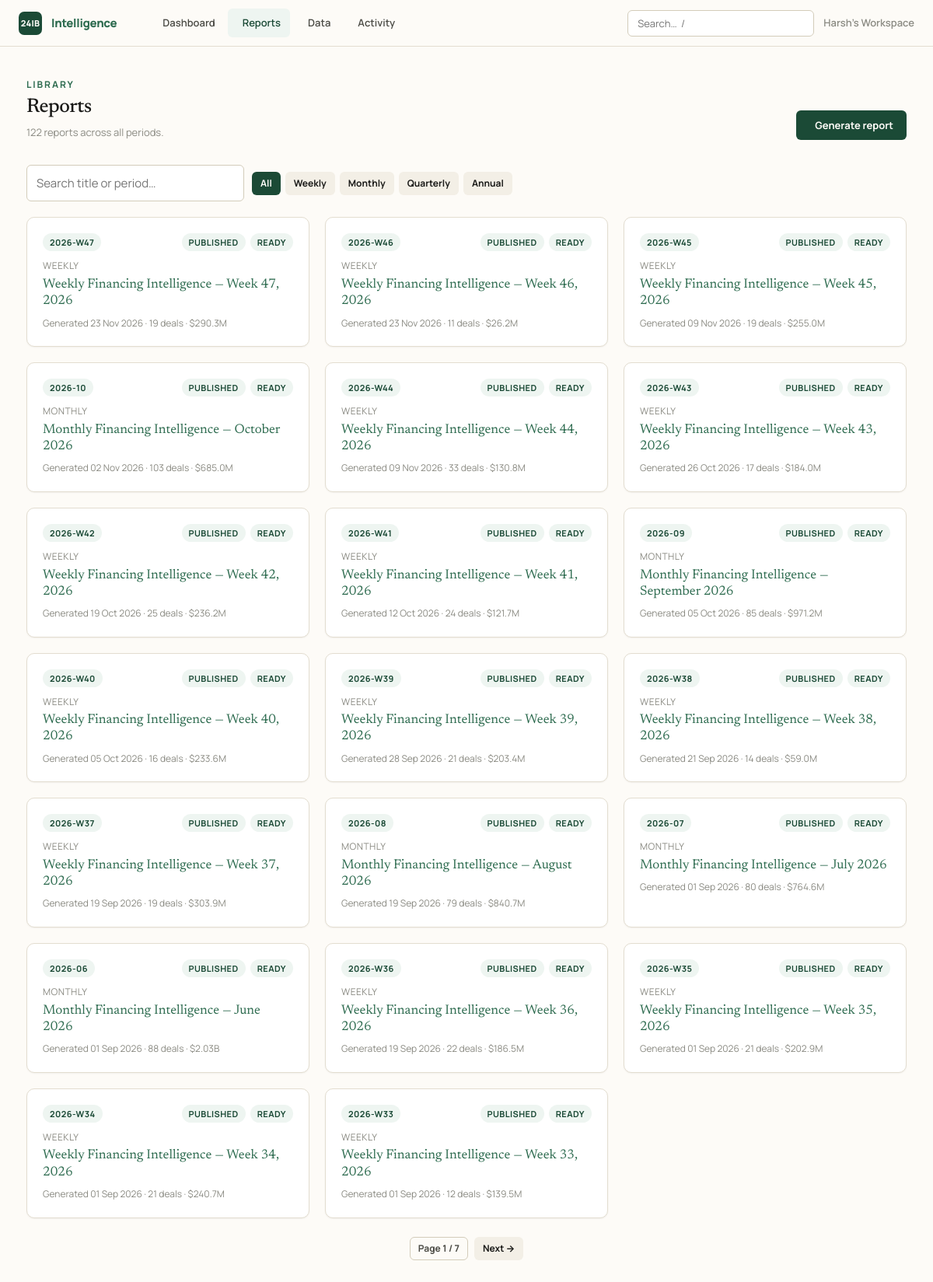
The page /reports/ on the database its author committed.
### intelligence/models.py (models this page shows, shortened)
class Organization(db.Model):
    __tablename__ = "organizations"
    id: Mapped[int] = mapped_column(primary_key=True)
    name: Mapped[str] = mapped_column(String(160), nullable=False)
    slug: Mapped[str] = mapped_column(String(80), unique=True, nullable=False)
    created_at: Mapped[datetime] = mapped_column(DateTime, default=_utcnow)
    deals: Mapped[list["FundingDeal"]] = relationship(back_populates="organization", cascade="all, delete-orphan")
    reports: Mapped[list["Report"]] = relationship(back_populates="organization", cascade="all, delete-orphan")
    api_keys: Mapped[list["ApiKey"]] = relationship(back_populates="organization", cascade="all, delete-orphan")

class Report(db.Model):
    __tablename__ = "reports"
    id: Mapped[int] = mapped_column(primary_key=True)
    organization_id: Mapped[int] = mapped_column(ForeignKey("organizations.id"), nullable=False)
    period_type: Mapped[PeriodType] = mapped_column(Enum(PeriodType), nullable=False)
    period_key: Mapped[str] = mapped_column(String(40), nullable=False)  # e.g. 2026-W14, 2026-05, 2026-Q1, 2026
    title: Mapped[str] = mapped_column(String(240), default="")
    edition_no: Mapped[int | None] = mapped_column(Integer, nullable=True)
    status: Mapped[ReportStatus] = mapped_column(Enum(ReportStatus), default=ReportStatus.PENDING)
    payload_json: Mapped[str] = mapped_column(Text, default="{}")  # see `payload` property — the full computed report
    error: Mapped[str | None] = mapped_column(Text, nullable=True)  # set only when status == FAILED
    share_token: Mapped[str] = mapped_column(String(48), default=_token, unique=True, index=True)
    is_published: Mapped[bool] = mapped_column(Boolean, default=False)
    notes: Mapped[str] = mapped_column(Text, default="")  # free-form personal notes, not shown on the public page
    created_at: Mapped[datetime] = mapped_column(DateTime, default=_utcnow)
    generated_at: Mapped[datetime | None] = mapped_column(DateTime, nullable=True)  # set when status becomes READY
    organization: Mapped["Organization"] = relationship(back_populates="reports")
    @property
    def payload(self) -> dict:
        return json.loads(self.payload_json or "{}")
    @payload.setter
    def payload(self, data: dict) -> None:
        """Serialise ``data`` to JSON for storage.

        ``default=str`` lets ``date``/``datetime`` values inside the payload
        (produced by ``aggregate.build_payload``) serialise without callers
        having to hand-roll a JSON encoder for every report field.
        """
        self.payload_json = json.dumps(data, default=str)

### intelligence/reports/routes.py (the view)
@bp.route("/")
def index():
    org = require_org()
    q = (request.args.get("q") or "").strip()
    type_filter = request.args.get("type") or ""
    page = _clamp_int(request.args.get("page"), default=1, lo=1, hi=1_000_000)
    filters = [Report.organization_id == org.id]
    if type_filter in {pt.value for pt in PeriodType}:
        filters.append(Report.period_type == PeriodType(type_filter))
    if q:
        like = f"%{q}%"
        filters.append(or_(Report.title.ilike(like), Report.period_key.ilike(like)))
    total = db.session.scalar(select(func.count(Report.id)).where(*filters)) or 0
    pages = max(1, (total + _PER_PAGE - 1) // _PER_PAGE)
    page = min(page, pages)
    reports = db.session.scalars(
        select(Report).where(*filters).order_by(Report.created_at.desc())
        .limit(_PER_PAGE).offset((page - 1) * _PER_PAGE)
    ).all()
    all_total = db.session.scalar(
        select(func.count(Report.id)).where(Report.organization_id == org.id)
    ) or 0
    return render_template(
        "reports/index.html", reports=reports, total=total, all_total=all_total,
        page=page, pages=pages, q=q, type_filter=type_filter, active="reports",
    )

### intelligence/__init__.py (called while the page is built)
def _register_security_headers(app: Flask) -> None:
    @app.after_request
    def _set_headers(resp):  # noqa: WPS430
        resp.headers.setdefault("X-Content-Type-Options", "nosniff")
        resp.headers.setdefault("X-Frame-Options", "SAMEORIGIN")
        resp.headers.setdefault("Referrer-Policy", "strict-origin-when-cross-origin")
        resp.headers.setdefault("Content-Security-Policy", _CSP)
        if app.config.get("SESSION_COOKIE_SECURE"):
            resp.headers.setdefault(
                "Strict-Transport-Security", "max-age=31536000; includeSubDomains"
            )
        return resp

### intelligence/clock.py (called while the page is built)
def utcnow() -> datetime:
    return datetime.now(timezone.utc).replace(tzinfo=None)

### intelligence/reports/routes.py (called while the page is built)
def _clamp_int(raw, default: int, lo: int, hi: int) -> int:
    try:
        return max(lo, min(int(raw), hi))
    except (TypeError, ValueError):
        return default

### intelligence/tenancy.py (called while the page is built, shortened)
def ensure_workspace() -> Organization:
    org = db.session.query(Organization).first()
    if org is not None:
        return org

def require_org() -> Organization:
    if "workspace" not in g:
        g.workspace = ensure_workspace()
    return g.workspace

### intelligence/templates/reports/index.html (shortened to what this page needs)
{% extends "base.html" %}
{% block content %}
<div class="page-head">
  <div><div class="eyebrow">Library</div><h1 class="page-title">Reports</h1>
  <p class="page-sub">{{ all_total }} report{{ '' if all_total==1 else 's' }} across all periods.</p></div>
  <a class="btn btn-primary" href="{{ url_for('reports.new') }}"> Generate report</a>
</div>
{% if all_total == 0 %}
<div class="empty">
  <h3>No reports yet</h3>
  <p>Generate your first weekly, monthly, quarterly or annual intelligence report.</p>
  <a class="btn btn-primary" style="margin-top:16px" href="{{ url_for('reports.new') }}">Generate a report</a>
</div>
{% else %}
<form method="get" style="display:flex;gap:10px;flex-wrap:wrap;align-items:center;margin-bottom:var(--sp-5)">
  <input class="input" type="search" name="q" value="{{ q }}" placeholder="Search title or period…" style="max-width:280px">
  <div style="display:flex;gap:6px;flex-wrap:wrap">
    <a class="btn btn-sm {{ 'btn-primary' if not type_filter }}" href="{{ url_for('reports.index', q=q) }}">All</a>
    {% for pt in PeriodType %}
    <a class="btn btn-sm {{ 'btn-primary' if type_filter==pt.value }}" href="{{ url_for('reports.index', q=q, type=pt.value) }}">{{ pt.value|capitalize }}</a>
    {% endfor %}
  </div>
</form>
{% if reports %}
<div class="grid grid-3">
  {% for r in reports %}
  <a class="card card-hover" href="{{ url_for('reports.view', report_id=r.id) }}">
    <div style="display:flex;justify-content:space-between;align-items:start;margin-bottom:10px">
      <span class="badge badge-green">{{ r.period_key }}</span>
      <div style="display:flex;gap:6px">
        {% if r.period_type.value in ('weekly','monthly') %}
        <span class="badge badge-{{ 'green' if r.is_published else 'gray' }}">{{ 'published' if r.is_published else 'draft' }}</span>
        {% endif %}
        <span class="badge badge-{{ 'green' if r.status.value=='ready' else 'amber' }}">{{ r.status.value }}</span>
      </div>
    </div>
    <div class="muted" style="font-size:var(--text-xs);text-transform:uppercase;letter-spacing:0.04em;margin-bottom:4px">{{ r.period_type.value }}</div>
    <div style="font-family:var(--font-serif);font-size:var(--text-md);line-height:1.25">{{ r.title }}</div>
    <div class="muted" style="font-size:var(--text-xs);margin-top:8px">
      {% if r.generated_at %}Generated {{ r.generated_at.strftime('%d %b %Y') }}{% else %}Not generated{% endif %}
      {% if r.payload.stats %} · {{ r.payload.stats.total_deals }} deals · {{ r.payload.stats.total_capital_label }}{% endif %}
    </div>
  </a>
  {% endfor %}
</div>
{% if pages > 1 %}
<div style="display:flex;gap:8px;justify-content:center;margin-top:var(--sp-6)">
  <span class="btn btn-sm btn-ghost">Page {{ page }} / {{ pages }}</span>
  {% if page < pages %}<a class="btn btn-sm" href="{{ url_for('reports.index', q=q, type=type_filter, page=page+1) }}">Next →</a>{% endif %}
</div>
{% endif %}
{% else %}
<div class="empty">
  <h3>No reports match</h3>
  <p>Try a different search or clear the filter.</p>
</div>
{% endif %}
{% endif %}
{% endblock %}

### intelligence/templates/base.html (shortened to what this page needs)
<!doctype html>
<html lang="en">
<head>
  <link rel="stylesheet" href="{{ url_for('static', filename='css/tokens.css') }}">
  <link rel="stylesheet" href="{{ url_for('static', filename='css/app.css') }}">
</head>
<body>
  <nav class="nav">
    <a href="{{ url_for('dashboard.home') }}" class="nav-brand">
      <span class="nav-mark" aria-hidden="true">24IB</span>
      <span>Intelligence</span>
    </a>
    <div class="nav-links">
      <a class="nav-link {{ 'active' if active=='dashboard' }}" href="{{ url_for('dashboard.home') }}">Dashboard</a>
      <a class="nav-link {{ 'active' if active=='reports' }}" href="{{ url_for('reports.index') }}">Reports</a>
      <a class="nav-link {{ 'active' if active=='data' }}" href="{{ url_for('data.index') }}">Data</a>
      <a class="nav-link {{ 'active' if active=='runs' }}" href="{{ url_for('dashboard.runs') }}">Activity</a>
    </div>
    <div class="nav-right">
      <form action="{{ url_for('explore.search') }}" method="get" role="search" class="nav-search">
        <input class="input" id="global-search" type="search" name="q"
               placeholder="Search…  /" title="Press / to focus">
      </form>
      <span class="nav-org">{{ current_org.name if current_org }}</span>
    </div>
  </nav>
  {% block body %}
  <main class="container" id="main">
    {% block content %}{% endblock %}
  </main>
  {% endblock %}
</body>
</html>

### intelligence/static/css/tokens.css (style rules this page uses)
:root { --cream: #fdfbf7; --sand: #f3efe6; --sand-2: #ece7da; --border: #e3ddd0; --border-strong: #d3ccba; --ink: #1a1a18; --slate: #4a4a44; --dust: #8a8a82; --ghost: #b8b8ae; --g900: #0a2418; --g800: #1b4a36; --g700: #2d6b4f; --g600: #3d8a67; --g400: #7ab896; --g200: #b8ddc9; --g50: #eef5f1; --b700: #1f4e79; --b500: #3b82c4; --b50: #eef5fd; --r700: #9b2c2c; --r500: #d64545; --r50: #fdf0f0; --a700: #92600a; --a500: #d99a16; --a50: #fef8ec; --font-serif: 'Newsreader', Georgia, 'Times New Roman', serif; --font-sans: 'Manrope', system-ui, -apple-system, sans-serif; --font-mono: 'JetBrains Mono', ui-monospace, 'SF Mono', monospace; --text-2xs: 0.6875rem; --text-xs: 0.75rem; --text-sm: 0.8125rem; --text-base:0.9375rem; --text-md: 1.0625rem; --text-lg: 1.25rem; --text-xl: 1.5rem; --text-2xl: 2rem; --text-3xl: 2.75rem; --track-tight: -0.02em; --track-normal: 0; --track-wide: 0.04em; --track-widest: 0.16em; --sp-1: 4px; --sp-2: 8px; --sp-3: 12px; --sp-4: 16px; --sp-5: 20px; --sp-6: 24px; --sp-8: 32px; --sp-10: 40px; --sp-12: 48px; --sp-16: 64px; --sp-24: 96px; --radius-sm: 6px; --radius: 10px; --radius-lg: 16px; --shadow-sm: 0 1px 2px rgba(26,26,24,0.05); --shadow: 0 4px 16px rgba(26,26,24,0.07); --shadow-lg: 0 12px 40px rgba(26,26,24,0.10); --ease-out: cubic-bezier(0.16, 1, 0.3, 1); --ease-spring: cubic-bezier(0.34, 1.56, 0.64, 1); --dur-fast: 120ms; --dur-base: 220ms; --nav-h: 60px; --max-content: 1180px; --max-article: 760px; }

### rows shown on the page
Organization: name "Harsh's Workspace"
Report: period_key "2026-W47", is_published "PUBLISHED", status.value "READY", period_type.value "WEEKLY", title "Weekly Financing Intelligence — Week 47, 2026", generated_at "23 Nov 2026", payload.stats.total_deals "19", payload.stats.total_capital_label "$290.3M"
Report: period_key "2026-W46", is_published "PUBLISHED", status.value "READY", period_type.value "WEEKLY", title "Weekly Financing Intelligence — Week 46, 2026", generated_at "23 Nov 2026", payload.stats.total_deals "11", payload.stats.total_capital_label "$26.2M"
Report: period_key "2026-W45", is_published "PUBLISHED", status.value "READY", period_type.value "WEEKLY", title "Weekly Financing Intelligence — Week 45, 2026", generated_at "09 Nov 2026", payload.stats.total_deals "19", payload.stats.total_capital_label "$255.0M"
Report: period_key "2026-10", is_published "PUBLISHED", status.value "READY", period_type.value "MONTHLY", title "Monthly Financing Intelligence — October 2026", generated_at "02 Nov 2026", payload.stats.total_deals "103", payload.stats.total_capital_label "$685.0M"
Report: period_key "2026-W44", is_published "PUBLISHED", status.value "READY", period_type.value "WEEKLY", title "Weekly Financing Intelligence — Week 44, 2026", generated_at "09 Nov 2026", payload.stats.total_deals "33", payload.stats.total_capital_label "$130.8M"
Report: period_key "2026-W43", is_published "PUBLISHED", status.value "READY", period_type.value "WEEKLY", title "Weekly Financing Intelligence — Week 43, 2026", generated_at "26 Oct 2026", payload.stats.total_deals "17", payload.stats.total_capital_label "$184.0M"
Report: period_key "2026-W42", is_published "PUBLISHED", status.value "READY", period_type.value "WEEKLY", title "Weekly Financing Intelligence — Week 42, 2026", generated_at "19 Oct 2026", payload.stats.total_deals "25", payload.stats.total_capital_label "$236.2M"
Report: period_key "2026-W41", is_published "PUBLISHED", status.value "READY", period_type.value "WEEKLY", title "Weekly Financing Intelligence — Week 41, 2026", generated_at "12 Oct 2026", payload.stats.total_deals "24", payload.stats.total_capital_label "$121.7M"
Report: period_key "2026-09", is_published "PUBLISHED", status.value "READY", period_type.value "MONTHLY", title "Monthly Financing Intelligence — September 2026", generated_at "05 Oct 2026", payload.stats.total_deals "85", payload.stats.total_capital_label "$971.2M"
Report: period_key "2026-W40", is_published "PUBLISHED", status.value "READY", period_type.value "WEEKLY", title "Weekly Financing Intelligence — Week 40, 2026", generated_at "05 Oct 2026", payload.stats.total_deals "16", payload.stats.total_capital_label "$233.6M"
Report: period_key "2026-W39", is_published "PUBLISHED", status.value "READY", period_type.value "WEEKLY", title "Weekly Financing Intelligence — Week 39, 2026", generated_at "28 Sep 2026", payload.stats.total_deals "21", payload.stats.total_capital_label "$203.4M"
Report: period_key "2026-W38", is_published "PUBLISHED", status.value "READY", period_type.value "WEEKLY", title "Weekly Financing Intelligence — Week 38, 2026", generated_at "21 Sep 2026", payload.stats.total_deals "14", payload.stats.total_capital_label "$59.0M"
Report: period_key "2026-W37", is_published "PUBLISHED", status.value "READY", period_type.value "WEEKLY", title "Weekly Financing Intelligence — Week 37, 2026", generated_at "19 Sep 2026", payload.stats.total_deals "19", payload.stats.total_capital_label "$303.9M"
Report: period_key "2026-08", is_published "PUBLISHED", status.value "READY", period_type.value "MONTHLY", title "Monthly Financing Intelligence — August 2026", generated_at "19 Sep 2026", payload.stats.total_deals "79", payload.stats.total_capital_label "$840.7M"
Report: period_key "2026-07", is_published "PUBLISHED", status.value "READY", period_type.value "MONTHLY", title "Monthly Financing Intelligence — July 2026", generated_at "01 Sep 2026", payload.stats.total_deals "80", payload.stats.total_capital_label "$764.6M"
Report: period_key "2026-06", is_published "PUBLISHED", status.value "READY", period_type.value "MONTHLY", title "Monthly Financing Intelligence — June 2026", generated_at "01 Sep 2026", payload.stats.total_deals "88", payload.stats.total_capital_label "$2.03B"
Report: period_key "2026-W36", is_published "PUBLISHED", status.value "READY", period_type.value "WEEKLY", title "Weekly Financing Intelligence — Week 36, 2026", generated_at "19 Sep 2026", payload.stats.total_deals "22", payload.stats.total_capital_label "$186.5M"
Report: period_key "2026-W35", is_published "PUBLISHED", status.value "READY", period_type.value "WEEKLY", title "Weekly Financing Intelligence — Week 35, 2026", generated_at "01 Sep 2026", payload.stats.total_deals "21", payload.stats.total_capital_label "$202.9M"
Report: period_key "2026-W34", is_published "PUBLISHED", status.value "READY", period_type.value "WEEKLY", title "Weekly Financing Intelligence — Week 34, 2026", generated_at "01 Sep 2026", payload.stats.total_deals "21", payload.stats.total_capital_label "$240.7M"
Report: period_key "2026-W33", is_published "PUBLISHED", status.value "READY", period_type.value "WEEKLY", title "Weekly Financing Intelligence — Week 33, 2026", generated_at "01 Sep 2026", payload.stats.total_deals "12", payload.stats.total_capital_label "$139.5M"

### other values the page prints
{{ all_total }} "122"
{{ '' if all_total==1 else 's' }} "s"
{{ pt.value|capitalize }} "Weekly" "Monthly" "Quarterly" "Annual"
{{ page }} "1"
{{ pages }} "7"
